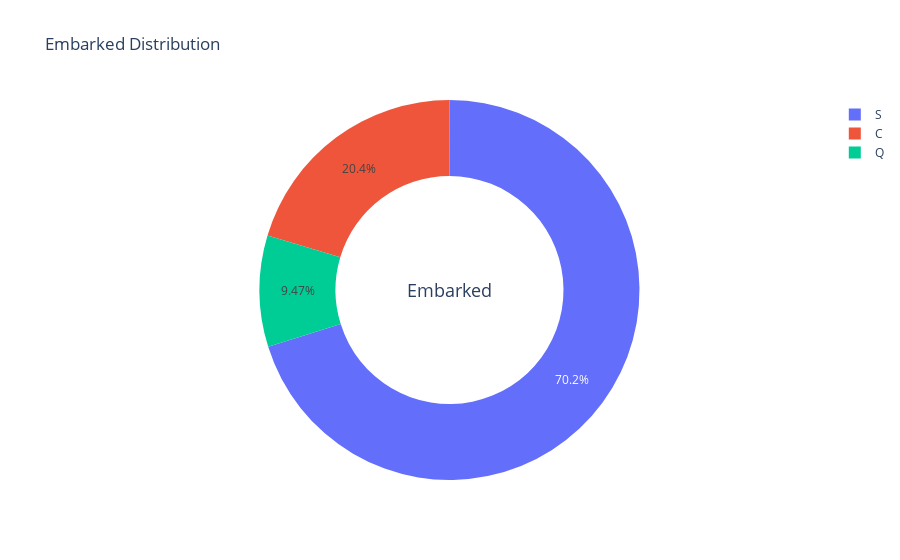

Here is the notebook cell this chart was saved with:
### Code cell
data_emb = go.Pie(labels = df.embarked.value_counts().keys().tolist(), values = df.embarked.value_counts().values.tolist(), hole = 0.6)
layout_emb = go.Layout(title = 'Embarked Distribution', annotations = [dict(text = 'Embarked', showarrow = False, font_size = 18)])
fig = go.Figure(data = data_emb, layout = layout_emb)
py.iplot(fig)

### Figure 1 — Plotly figure (JSON) as saved in the notebook; plotly's stock layout.template omitted (floating-point values rounded to 4 significant figures)
{"data": [{"hole": 0.6, "labels": ["S", "C", "Q"], "type": "pie", "values": [882, 256, 119]}], "layout": {"annotations": [{"font": {"size": 18}, "showarrow": false, "text": "Embarked"}], "title": {"text": "Embarked Distribution"}}}
